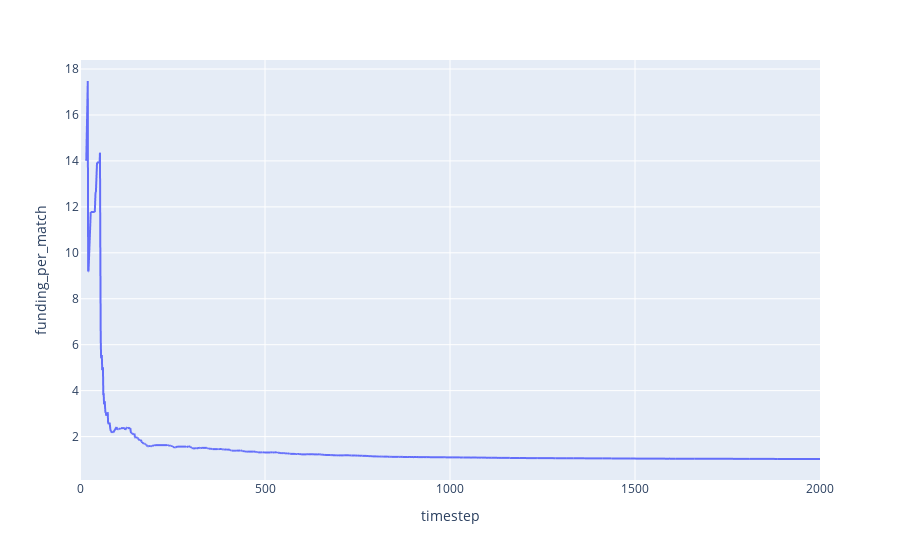

The code cell stored with this chart in its notebook:
### Code cell
y = df.quadratic_total_funding / df.quadratic_total_match
y.name = 'funding_per_match'
px.line(y.reset_index(),
        x='timestep',
        y='funding_per_match')

### Figure 1 — Plotly figure (JSON) as saved in the notebook; plotly's stock layout.template omitted (floating-point values rounded to 4 significant figures; data arrays with more than 128 entries replaced by an {"elided": "..."} marker saying what was removed)
{"data": [{"hovertemplate": "timestep=%{x}<br>funding_per_match=%{y}<extra></extra>", "legendgroup": "", "line": {"color": "#636efa", "dash": "solid"}, "mode": "lines", "name": "", "showlegend": false, "type": "scattergl", "x": {"elided": "2001 int values"}, "xaxis": "x", "y": {"elided": "2001 float values"}, "yaxis": "y"}], "layout": {"legend": {"tracegroupgap": 0}, "margin": {"t": 60}, "xaxis": {"anchor": "y", "domain": [0, 1], "title": {"text": "timestep"}}, "yaxis": {"anchor": "x", "domain": [0, 1], "title": {"text": "funding_per_match"}}}}
